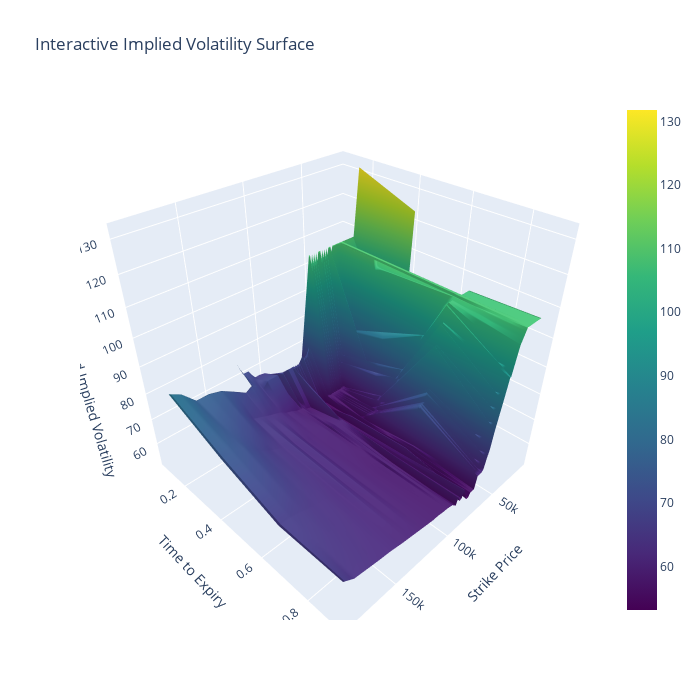

Notebook cell for this chart:
### Markdown cell above
_---test ---

### Code cell
import plotly.graph_objects as go
import numpy as np
from scipy.interpolate import griddata

# Define the spot price and percentage limits
spot_price = df['underlying_price'].mean()  # Assuming a spot price column exists

# Extract relevant data for the surface plot
strikes = df['Strike Price'].values
times_to_expiration = df['Time to Expiration'].values
implied_vols = df['mark_iv'].values

# Create meshgrid for strikes and times_to_expiration
X, Y = np.meshgrid(np.unique(strikes), np.unique(times_to_expiration))

# Interpolate the implied volatilities to fill the grid
Z = griddata((strikes, times_to_expiration), implied_vols, (X, Y), method='linear')

# Create the interactive 3D surface plot
fig = go.Figure(data=[go.Surface(z=Z, x=X, y=Y, colorscale='Viridis')])

fig.update_layout(title='Interactive Implied Volatility Surface', autosize=False,
                  width=700, height=700,
                  scene=dict(
                      xaxis_title='Strike Price',
                      yaxis_title='Time to Expiry',
                      zaxis_title='Recalculated Implied Volatility'))
fig.show()

### Figure 1 — Plotly figure (JSON) as saved in the notebook; plotly's stock layout.template omitted (floating-point values rounded to 4 significant figures; data arrays with more than 128 entries replaced by an {"elided": "..."} marker saying what was removed)
{"data": [{"colorscale": [[0, "#440154"], [0.1111, "#482878"], [0.2222, "#3e4989"], [0.3333, "#31688e"], [0.4444, "#26828e"], [0.5556, "#1f9e89"], [0.6667, "#35b779"], [0.7778, "#6ece58"], [0.8889, "#b5de2b"], [1, "#fde725"]], "type": "surface", "x": {"elided": "6x77 int values"}, "y": {"elided": "6x77 float values"}, "z": {"elided": "6x77 float values"}}], "layout": {"autosize": false, "height": 700, "scene": {"xaxis": {"title": {"text": "Strike Price"}}, "yaxis": {"title": {"text": "Time to Expiry"}}, "zaxis": {"title": {"text": "Recalculated Implied Volatility"}}}, "title": {"text": "Interactive Implied Volatility Surface"}, "width": 700}}
